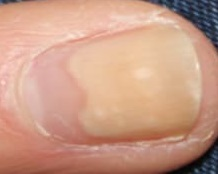
#> input picture validation/Onychogryphosis/5 (1).jpg, 218 x 174 px, found by its file name; its folder holds 3 pictures in this run
$ jupyter execute --allow-errors knn_model.ipynb
#> lines starting #> are read from the running program, lines starting #| are printed output that depends on the picture; pictures that were not available may be replaced by others from this repository, and a replacement may not be noted
[cell 1]
import os
import cv2
import numpy as np
from sklearn.model_selection import train_test_split
from sklearn.neighbors import KNeighborsClassifier
from sklearn.metrics import accuracy_score

[cell 2]
import sklearn
print("sklearn working successfully")

[cell 3]
import os

train_path = r"C:\Users\PC\Desktop\final_project\train"

print("Train folders:", os.listdir(train_path))

[cell 4]
import os
import cv2
import numpy as np

train_path = r"C:\Users\PC\Desktop\final_project\train"
img_size = 64   # small size for KNN

X = []
y = []

for label in os.listdir(train_path):
    folder_path = os.path.join(train_path, label)

    if not os.path.isdir(folder_path):
        continue

    for img_name in os.listdir(folder_path):
        img_path = os.path.join(folder_path, img_name)

        img = cv2.imread(img_path)
        if img is None:
            continue

        img = cv2.resize(img, (img_size, img_size))
        img = img.flatten()

        X.append(img)
        y.append(label)

X = np.array(X)
y = np.array(y)

print("✅ Total images loaded:", len(X))
print("✅ Feature shape:", X.shape)
print("✅ Total classes:", len(set(y)))

[cell 5]
def load_images(folder_path, img_size=64):
    X = []
    y = []

    for label in os.listdir(folder_path):
        class_path = os.path.join(folder_path, label)

        if not os.path.isdir(class_path):
            continue

        for img_name in os.listdir(class_path):
            img_path = os.path.join(class_path, img_name)

            img = cv2.imread(img_path)
            if img is None:
                continue

            img = cv2.resize(img, (img_size, img_size))
            img = img.flatten()

            X.append(img)
            y.append(label)

    return np.array(X), np.array(y)

# Load train data
X_train, y_train = load_images("train")

# Load validation data
X_val, y_val = load_images("validation")
#> call 2 of load_images, with folder_path = 'validation', img_size = 64
#> in load_images, img is the input picture: shape (174, 218, 3); mean B, G, R 134.3, 155.8, 201.6
#> in load_images (call 2), `img = cv2.resize(img, (img_size, img_size))`:
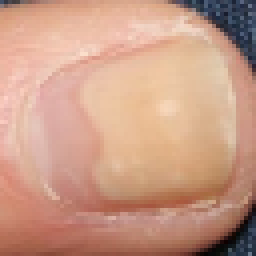
#> img: shape (64, 64, 3) (shown 4 times larger); mean B, G, R 134.2, 155.7, 201.4
#> in load_images (call 2), `img = img.flatten()`: img = 12288 values, max 255 at index 4613, min 0 at index 11688, mean 163.8

print("✅ Train samples:", len(X_train))
print("✅ Validation samples:", len(X_val))

[cell 6]
# Paste your real paths here
train_path = r"C:\Users\PC\Desktop\final_project\train"
val_path   = r"C:\Users\PC\Desktop\final_project\validation"

X_train, y_train = load_images(train_path)
X_val, y_val     = load_images(val_path)

print("✅ Train samples:", len(X_train))
print("✅ Validation samples:", len(X_val))

[cell 7]
from sklearn.neighbors import KNeighborsClassifier
from sklearn.metrics import accuracy_score

# create KNN model
knn = KNeighborsClassifier(n_neighbors=3)

# train model
#> (the rest of this cell did not finish here and is left out)

[cell 8]
from sklearn.neighbors import KNeighborsClassifier
from sklearn.metrics import accuracy_score

#> (the rest of this cell did not finish here and is left out)

[cell 9]
import os

train_path = r"C:\Users\PC\Desktop\final_project\train"

for label in os.listdir(train_path):
    folder_path = os.path.join(train_path, label)
    if os.path.isdir(folder_path):
        print(f"{label}: {len(os.listdir(folder_path))} images")

[cell 10]
from sklearn.neighbors import KNeighborsClassifier
from sklearn.metrics import accuracy_score

# create KNN model
knn = KNeighborsClassifier(n_neighbors=3)

# train model
#> (the rest of this cell did not finish here and is left out)

[cell 11]
from sklearn.neighbors import KNeighborsClassifier
knn = KNeighborsClassifier(n_neighbors=7, weights='distance')

#> (a cell that did not finish here is left out)

[cell 13]
import os
import cv2
import numpy as np
from skimage.feature import hog
from sklearn.neighbors import KNeighborsClassifier
from sklearn.metrics import accuracy_score

# Function to load images and extract HOG features
def load_hog_images(folder_path, img_size=64):
    X = []
    y = []
    for label in os.listdir(folder_path):
        class_path = os.path.join(folder_path, label)
        if not os.path.isdir(class_path):
            continue
        for img_name in os.listdir(class_path):
            img_path = os.path.join(class_path, img_name)
            img = cv2.imread(img_path, cv2.IMREAD_GRAYSCALE)  # HOG works on grayscale
            if img is None:
                continue
            img = cv2.resize(img, (img_size, img_size))
            features, _ = hog(img, orientations=9, pixels_per_cell=(8,8),
                              cells_per_block=(2,2), visualize=True)
            X.append(features)
            y.append(label)
    return np.array(X), np.array(y)

# Load train and validation with HOG
X_train, y_train = load_hog_images(r"C:\Users\PC\Desktop\final_project\train"
)
X_val, y_val = load_hog_images(r"C:\Users\PC\Desktop\final_project\validation")
#> call 2 of load_hog_images, with img_size = 64
#> in load_hog_images (call 2), `img = cv2.imread(img_path, cv2.IMREAD_GRAYSCALE)`:
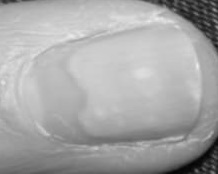
#> img: shape (174, 218); min 4, max 238, mean 167
#> in load_hog_images (call 2), `img = cv2.resize(img, (img_size, img_size))`:
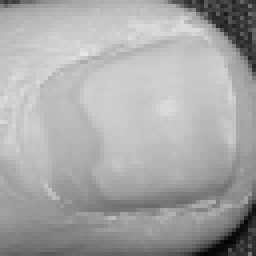
#> img: shape (64, 64) (shown 4 times larger); min 4, max 229, mean 166.9
#> in load_hog_images (call 2), `features, _ = hog(img, orientations=9, pixels_per_cell=(8,8), cells_pe..`: features = 1764 values, max 0.43 at index 3, min 0 at index 5, mean 0.128

#> (the rest of this cell did not finish here and is left out)

[cell 14]
from skimage.feature import hog
print("✅ skimage loaded successfully")

[cell 15]
def predict_single_image(img_path, img_size=64):
#> called with img_size = 64
    img = cv2.imread(img_path, cv2.IMREAD_GRAYSCALE)
    img = cv2.resize(img, (img_size, img_size))
    features, _ = hog(img, orientations=9, pixels_per_cell=(8,8),
                      cells_per_block=(2,2), visualize=True)
    pred = knn.predict([features])
    return pred[0]

# Example usage:
test_image =r"C:\Users\PC\Desktop\final_project\validation\clubbing\Screen-Shot-2021-10-26-at-11-11-50-AM_png.rf.4114ba76118d49941b7bb51d98eafcb8.jpg"
#> (the rest of this cell did not finish here and is left out)
